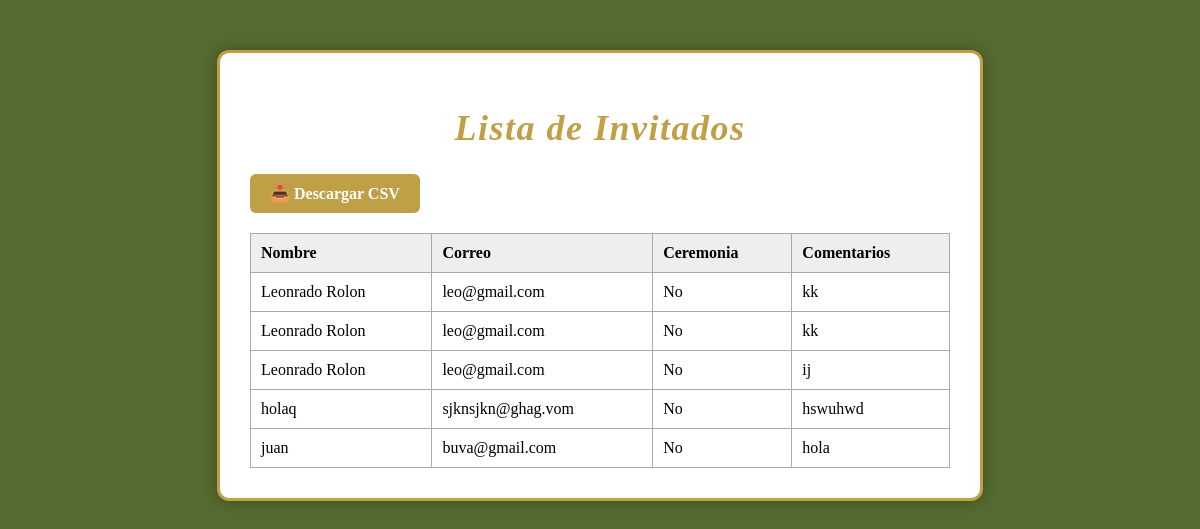
Screenshot of /lista with the database file from the repository.
### tables this page shows
CREATE TABLE invitados (
            id INTEGER PRIMARY KEY AUTOINCREMENT,
            nombre TEXT NOT NULL,
            correo TEXT NOT NULL,
            ceremonia TEXT NOT NULL,
            comentarios TEXT
        );

### app.py (the view)
@app.route('/lista')
def ver_lista():
    conn = sqlite3.connect('invitados.db')
    c = conn.cursor()
    c.execute('SELECT nombre, correo, ceremonia, comentarios FROM invitados')
    datos = c.fetchall()
    conn.close()
    return render_template('lista.html', invitados=datos)

### templates/lista.html (shortened to what this page needs)
<!DOCTYPE html>
<html lang="es">
  <head>
    <link
      rel="stylesheet"
      href="{{ url_for('static', filename='style.css') }}"
    />
  </head>
  <body>
    <div class="container">
      <h1>Lista de Invitados</h1>
      <a href="/descargar" class="boton">📥 Descargar CSV</a>
      <table>
        <tr>
          <th>Nombre</th>
          <th>Correo</th>
          <th>Ceremonia</th>
          <th>Comentarios</th>
        </tr>
        {% for i in invitados %}
        <tr>
          <td>{{ i[0] }}</td>
          <td>{{ i[1] }}</td>
          <td>{{ i[2] }}</td>
          <td>{{ i[3] }}</td>
        </tr>
        {% endfor %}
      </table>
    </div>
  </body>
</html>

### static/style.css (style rules this page uses)
body { background-color: #556b2f; color: #000; font-family: "Playfair Display", serif; margin: 0; padding: 0; }
.container { max-width: 700px; margin: 50px auto; background-color: #fff; padding: 30px; border-radius: 12px; box-shadow: 0 0 15px rgba(0, 0, 0, 0.3); border: 3px solid #bfa046; }
h1 { text-align: center; color: #bfa046; font-size: 36px; margin-bottom: 5px; font-weight: 700; font-style: italic; letter-spacing: 1.5px; }
table { width: 100%; margin-top: 20px; border-collapse: collapse; }
table, th, td { border: 1px solid #aaa; }
th, td { padding: 10px; text-align: left; }
th { background-color: #eee; color: #000; }
.boton { display: inline-block; background-color: #bfa046; color: white; padding: 10px 20px; margin-top: 20px; margin-right: 10px; text-decoration: none; border-radius: 6px; font-weight: 700; font-family: "Playfair Display", serif; transition: background-color 0.3s ease; }

### rows the page displays
invitados: nombre "Leonrado Rolon", correo "leo@gmail.com", ceremonia "No", comentarios "kk"
invitados: nombre "Leonrado Rolon", correo "leo@gmail.com", ceremonia "No", comentarios "kk"
invitados: nombre "Leonrado Rolon", correo "leo@gmail.com", ceremonia "No", comentarios "ij"
invitados: nombre "holaq", correo "sjknsjkn@ghag.vom", ceremonia "No", comentarios "hswuhwd"
invitados: nombre "juan", correo "buva@gmail.com", ceremonia "No", comentarios "hola"
